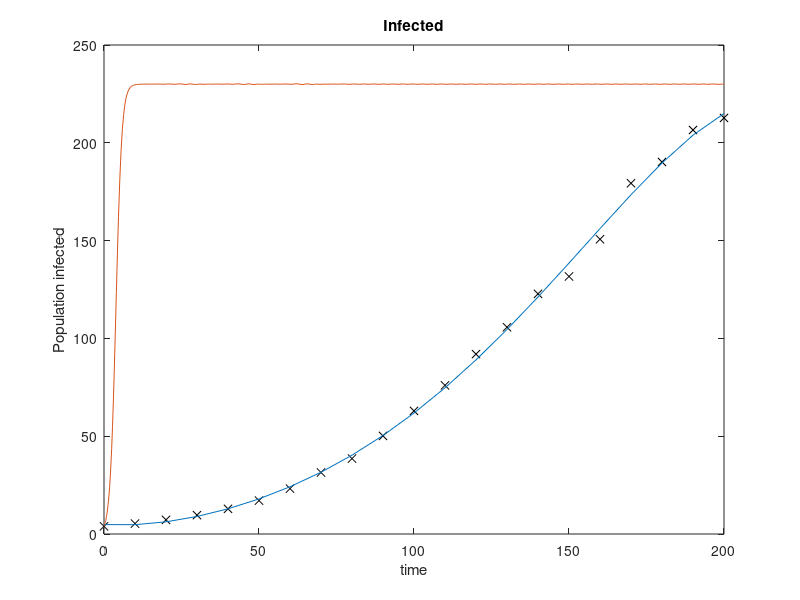

The MATLAB source for this figure:
%extrauppgift2
clear all
clc

load population_america.mat

t = t - t(1);

%y' = r*y*(1-y/K);

%A*x=B, x=A\B
x=data\t;


plot(t,data,'kx');
hold on
title('Infected');
xlabel('time');
ylabel('Population infected');

c=polyfit(t,data,5);
A=polyval(c,t);
plot(t,A);

K=230;
y0=data(1);
timespan=[0 t(21)];
funk = @(t,y) x*y*(1-y/K);
[t,y] = ode45(funk, timespan, y0);

plot(t,y);